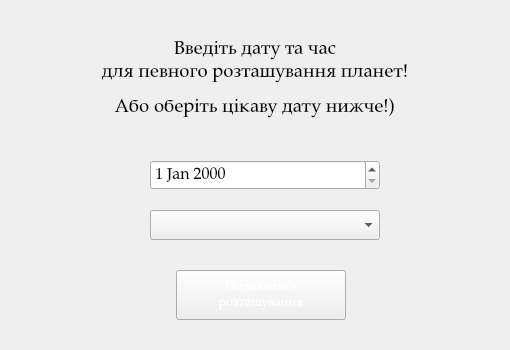
<?xml version="1.0" encoding="UTF-8"?>
<ui version="4.0">
 <class>SetDateForm</class>
 <widget class="QMainWindow" name="SetDateForm">
  <property name="geometry">
   <rect>
    <x>0</x>
    <y>0</y>
    <width>510</width>
    <height>350</height>
   </rect>
  </property>
  <property name="minimumSize">
   <size>
    <width>510</width>
    <height>350</height>
   </size>
  </property>
  <property name="maximumSize">
   <size>
    <width>510</width>
    <height>350</height>
   </size>
  </property>
  <property name="windowTitle">
   <string>MainWindow</string>
  </property>
  <property name="styleSheet">
   <string notr="true">background-image: url(:/BackGround/Image/BackGroun.jpg);</string>
  </property>
  <widget class="QWidget" name="centralwidget">
   <widget class="QLabel" name="lInfo">
    <property name="geometry">
     <rect>
      <x>50</x>
      <y>20</y>
      <width>410</width>
      <height>121</height>
     </rect>
    </property>
    <property name="font">
     <font>
      <family>Palatino Linotype</family>
      <pointsize>16</pointsize>
     </font>
    </property>
    <property name="text">
     <string>&lt;html&gt;&lt;head/&gt;&lt;body&gt;&lt;p align=&quot;center&quot;&gt;&lt;span style=&quot; font-size:14pt;&quot;&gt;Введіть дату та час&lt;br/&gt;для певного розташування планет!&lt;/span&gt;&lt;/p&gt;&lt;p align=&quot;center&quot;&gt;&lt;span style=&quot; font-size:14pt;&quot;&gt;Або оберіть цікаву дату нижче!)&lt;/span&gt;&lt;/p&gt;&lt;/body&gt;&lt;/html&gt;</string>
    </property>
   </widget>
   <widget class="QPushButton" name="passDate">
    <property name="geometry">
     <rect>
      <x>176</x>
      <y>270</y>
      <width>170</width>
      <height>50</height>
     </rect>
    </property>
    <property name="font">
     <font>
      <family>Palatino Linotype</family>
      <pointsize>10</pointsize>
     </font>
    </property>
    <property name="styleSheet">
     <string notr="true">background-image: url(:/btnPhoto/Image/BtnsBackGround.jpg);
color: rgb(255, 255, 255)</string>
    </property>
    <property name="text">
     <string>Подивитись
розташування</string>
    </property>
   </widget>
   <widget class="QDateEdit" name="setDate">
    <property name="geometry">
     <rect>
      <x>150</x>
      <y>160</y>
      <width>230</width>
      <height>30</height>
     </rect>
    </property>
    <property name="font">
     <font>
      <family>Palatino Linotype</family>
      <pointsize>12</pointsize>
     </font>
    </property>
   </widget>
   <widget class="QComboBox" name="comboBox">
    <property name="geometry">
     <rect>
      <x>150</x>
      <y>210</y>
      <width>230</width>
      <height>30</height>
     </rect>
    </property>
   </widget>
  </widget>
 </widget>
 <resources/>
 <connections/>
</ui>
